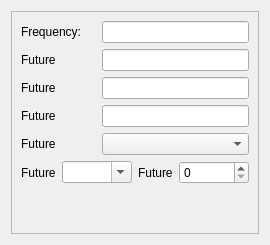
      <widget class="QWidget" name="tab_4">
       <attribute name="title">
        <string>Processing Info</string>
       </attribute>
       <layout class="QVBoxLayout" name="verticalLayout_8">
        <item>
         <widget class="QFrame" name="frame_4">
          <property name="frameShape">
           <enum>QFrame::StyledPanel</enum>
          </property>
          <property name="frameShadow">
           <enum>QFrame::Raised</enum>
          </property>
          <layout class="QVBoxLayout" name="verticalLayout_5">
           <item>
            <layout class="QHBoxLayout" name="horizontalLayout_31">
             <item>
              <widget class="QLabel" name="sampleFrequencyd">
               <property name="sizePolicy">
                <sizepolicy hsizetype="Maximum" vsizetype="Preferred">
                 <horstretch>0</horstretch>
                 <verstretch>0</verstretch>
                </sizepolicy>
               </property>
               <property name="maximumSize">
                <size>
                 <width>75</width>
                 <height>16777215</height>
                </size>
               </property>
               <property name="text">
                <string>Frequency:</string>
               </property>
              </widget>
             </item>
             <item>
              <widget class="QLineEdit" name="samFreq">
               <property name="sizePolicy">
                <sizepolicy hsizetype="Maximum" vsizetype="Fixed">
                 <horstretch>0</horstretch>
                 <verstretch>0</verstretch>
                </sizepolicy>
               </property>
               <property name="maximumSize">
                <size>
                 <width>300</width>
                 <height>16777215</height>
                </size>
               </property>
              </widget>
             </item>
            </layout>
           </item>
           <item>
            <layout class="QHBoxLayout" name="horizontalLayout_32">
             <item>
              <widget class="QLabel" name="label_35">
               <property name="sizePolicy">
                <sizepolicy hsizetype="Maximum" vsizetype="Preferred">
                 <horstretch>0</horstretch>
                 <verstretch>0</verstretch>
                </sizepolicy>
               </property>
               <property name="maximumSize">
                <size>
                 <width>75</width>
                 <height>16777215</height>
                </size>
               </property>
               <property name="text">
                <string>Future</string>
               </property>
              </widget>
             </item>
             <item>
              <widget class="QLineEdit" name="lineEdit_6">
               <property name="sizePolicy">
                <sizepolicy hsizetype="Maximum" vsizetype="Fixed">
                 <horstretch>0</horstretch>
                 <verstretch>0</verstretch>
                </sizepolicy>
               </property>
               <property name="maximumSize">
                <size>
                 <width>300</width>
                 <height>16777215</height>
                </size>
               </property>
              </widget>
             </item>
            </layout>
           </item>
           <item>
            <layout class="QHBoxLayout" name="horizontalLayout_33">
             <item>
              <widget class="QLabel" name="label_36">
               <property name="sizePolicy">
                <sizepolicy hsizetype="Maximum" vsizetype="Preferred">
                 <horstretch>0</horstretch>
                 <verstretch>0</verstretch>
                </sizepolicy>
               </property>
               <property name="maximumSize">
                <size>
                 <width>75</width>
                 <height>16777215</height>
                </size>
               </property>
               <property name="text">
                <string>Future</string>
               </property>
              </widget>
             </item>
             <item>
              <widget class="QLineEdit" name="lineEdit_7">
               <property name="sizePolicy">
                <sizepolicy hsizetype="Maximum" vsizetype="Fixed">
                 <horstretch>0</horstretch>
                 <verstretch>0</verstretch>
                </sizepolicy>
               </property>
               <property name="maximumSize">
                <size>
                 <width>300</width>
                 <height>16777215</height>
                </size>
               </property>
              </widget>
             </item>
            </layout>
           </item>
           <item>
            <layout class="QHBoxLayout" name="horizontalLayout_34">
             <item>
              <widget class="QLabel" name="label_37">
               <property name="sizePolicy">
                <sizepolicy hsizetype="Maximum" vsizetype="Preferred">
                 <horstretch>0</horstretch>
                 <verstretch>0</verstretch>
                </sizepolicy>
               </property>
               <property name="maximumSize">
                <size>
                 <width>75</width>
                 <height>16777215</height>
                </size>
               </property>
               <property name="text">
                <string>Future</string>
               </property>
              </widget>
             </item>
             <item>
              <widget class="QLineEdit" name="lineEdit_8">
               <property name="sizePolicy">
                <sizepolicy hsizetype="Maximum" vsizetype="Fixed">
                 <horstretch>0</horstretch>
                 <verstretch>0</verstretch>
                </sizepolicy>
               </property>
               <property name="maximumSize">
                <size>
                 <width>300</width>
                 <height>16777215</height>
                </size>
               </property>
              </widget>
             </item>
            </layout>
           </item>
           <item>
            <layout class="QHBoxLayout" name="horizontalLayout_35">
             <item>
              <widget class="QLabel" name="label_38">
               <property name="sizePolicy">
                <sizepolicy hsizetype="Maximum" vsizetype="Preferred">
                 <horstretch>0</horstretch>
                 <verstretch>0</verstretch>
                </sizepolicy>
               </property>
               <property name="maximumSize">
                <size>
                 <width>75</width>
                 <height>16777215</height>
                </size>
               </property>
               <property name="text">
                <string>Future</string>
               </property>
              </widget>
             </item>
             <item>
              <widget class="QComboBox" name="comboBox_2">
               <property name="sizePolicy">
                <sizepolicy hsizetype="Maximum" vsizetype="Fixed">
                 <horstretch>0</horstretch>
                 <verstretch>0</verstretch>
                </sizepolicy>
               </property>
               <property name="maximumSize">
                <size>
                 <width>245</width>
                 <height>16777215</height>
                </size>
               </property>
              </widget>
             </item>
            </layout>
           </item>
           <item>
            <layout class="QHBoxLayout" name="horizontalLayout_36">
             <item>
              <layout class="QHBoxLayout" name="horizontalLayout_37">
               <item>
                <widget class="QLabel" name="label_39">
                 <property name="sizePolicy">
                  <sizepolicy hsizetype="Maximum" vsizetype="Preferred">
                   <horstretch>0</horstretch>
                   <verstretch>0</verstretch>
                  </sizepolicy>
                 </property>
                 <property name="maximumSize">
                  <size>
                   <width>60</width>
                   <height>16777215</height>
                  </size>
                 </property>
                 <property name="text">
                  <string>Future</string>
                 </property>
                </widget>
               </item>
               <item>
                <widget class="QComboBox" name="acDc_2">
                 <property name="sizePolicy">
                  <sizepolicy hsizetype="Maximum" vsizetype="Fixed">
                   <horstretch>0</horstretch>
                   <verstretch>0</verstretch>
                  </sizepolicy>
                 </property>
                 <property name="maximumSize">
                  <size>
                   <width>70</width>
                   <height>16777215</height>
                  </size>
                 </property>
                 <property name="editable">
                  <bool>true</bool>
                 </property>
                 <property name="currentText">
                  <string notr="true"/>
                 </property>
                 <property name="currentIndex">
                  <number>-1</number>
                 </property>
                </widget>
               </item>
              </layout>
             </item>
             <item>
              <layout class="QHBoxLayout" name="horizontalLayout_38">
               <item>
                <widget class="QLabel" name="label_40">
                 <property name="sizePolicy">
                  <sizepolicy hsizetype="Maximum" vsizetype="Preferred">
                   <horstretch>0</horstretch>
                   <verstretch>0</verstretch>
                  </sizepolicy>
                 </property>
                 <property name="maximumSize">
                  <size>
                   <width>60</width>
                   <height>16777215</height>
                  </size>
                 </property>
                 <property name="text">
                  <string>Future</string>
                 </property>
                </widget>
               </item>
               <item>
                <widget class="QSpinBox" name="numberPoles_2">
                 <property name="sizePolicy">
                  <sizepolicy hsizetype="Maximum" vsizetype="Fixed">
                   <horstretch>0</horstretch>
                   <verstretch>0</verstretch>
                  </sizepolicy>
                 </property>
                 <property name="minimumSize">
                  <size>
                   <width>70</width>
                   <height>0</height>
                  </size>
                 </property>
                </widget>
               </item>
              </layout>
             </item>
            </layout>
           </item>
           <item>
            <spacer name="verticalSpacer_6">
             <property name="orientation">
              <enum>Qt::Vertical</enum>
             </property>
             <property name="sizeHint" stdset="0">
              <size>
               <width>20</width>
               <height>40</height>
              </size>
             </property>
            </spacer>
           </item>
          </layout>
         </widget>
        </item>
       </layout>
      </widget>
